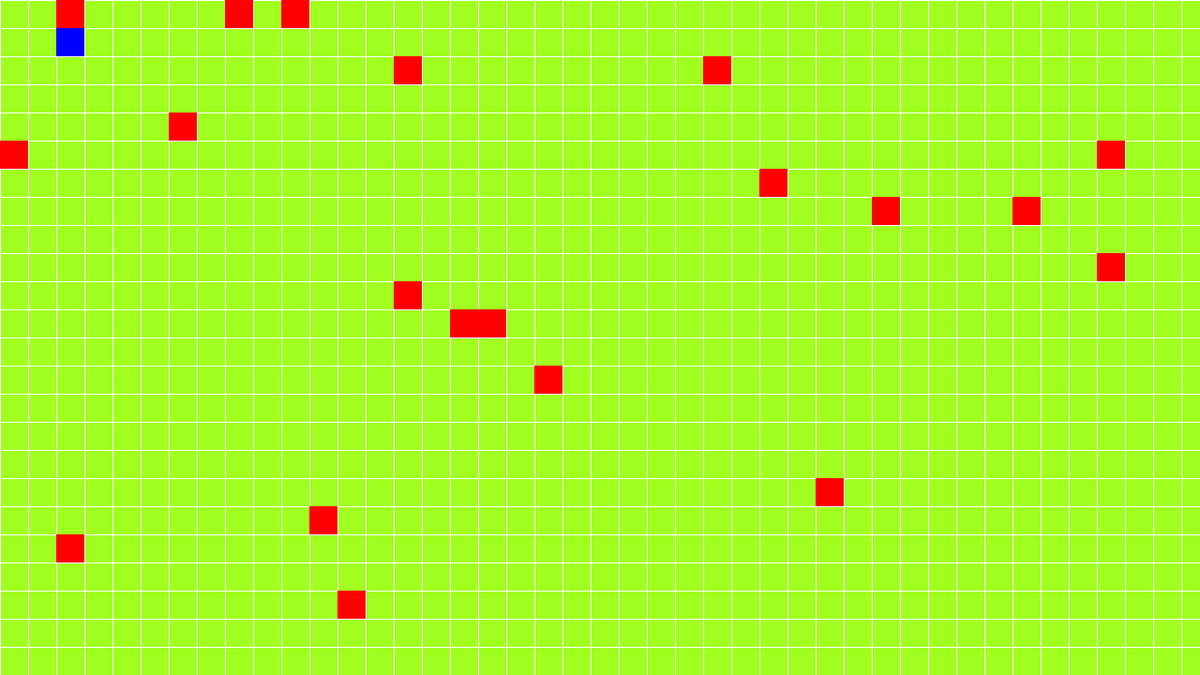
Frame 1 (no input)
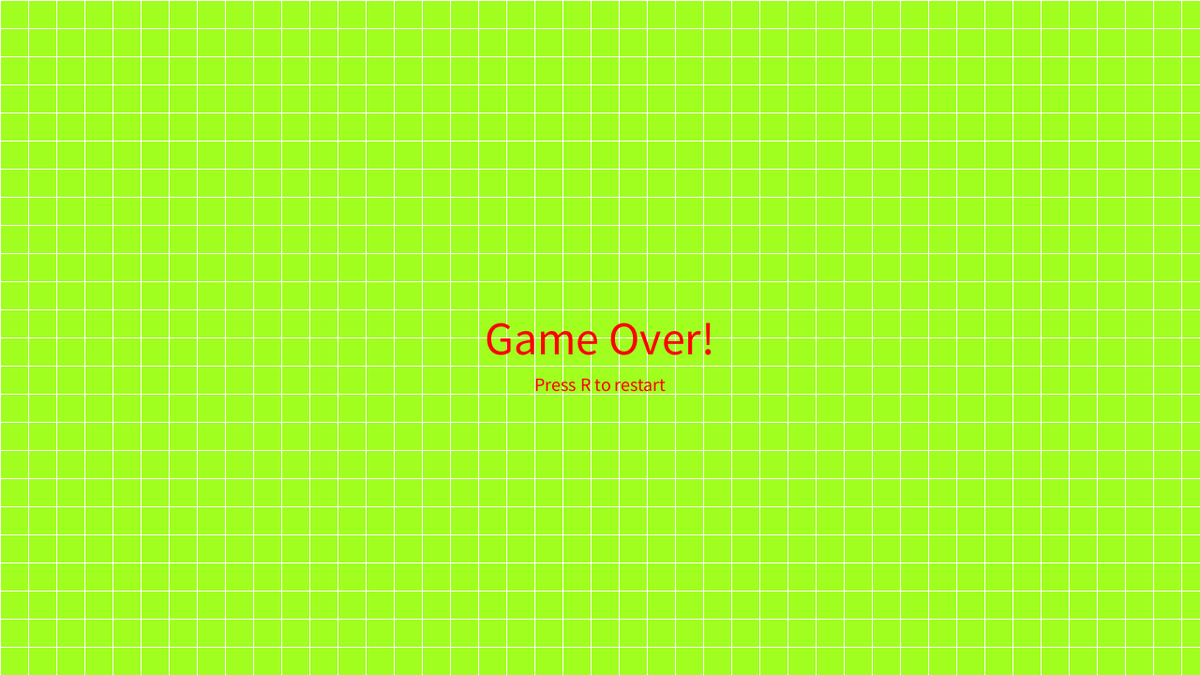
Frame 60 (the mouse pressed at the canvas centre just before this capture)
Frame 120 (the mouse held since frame 60 and released just before this capture): identical to frame 60, image omitted

The Processing sketch that drew these frames (run headless with seeded random() and noise(); from frame 60 on, the mouse is pressed at the canvas centre):

// Processing sketch: meerApples
// ── meerApples.pde
ArrayList<PVector> snake; // Slang positie
ArrayList<PVector> food5; // Meerdere eten plekken
int gridSize = 30; // Grote van vierkanten
int xDir = 1, yDir = 0; // Snake richting
boolean gameOver = false;
int foodAmount = 20; // Aantal voedselitems

void setup() {
  size(1280, 720);
  frameRate(5); // Game speed

  snake = new ArrayList<PVector>();
  snake.add(new PVector(gridSize, gridSize));

  food5 = new ArrayList<PVector>();
  spawnFood(); // Spawn meerdere eten
}

void draw() {
  background(160, 255, 30);
  drawGrid();

  if (!gameOver) {
    updateSnake();
    checkCollisions();
    drawSnake();
    drawFood();
  } else {
    textAlign(CENTER, CENTER);
    textSize(50);
    fill(255, 0, 0);
    text("Game Over!", width / 2, height / 2);
    textSize(20);
    text("Press R to restart", width / 2, height / 2 + 50);
  }
}

void drawGrid() {
  stroke(255);
  strokeWeight(1);
  for (int i = 0; i < width; i += gridSize) {
    for (int j = 0; j < height; j += gridSize) {
      noFill();
      rect(i, j, gridSize, gridSize);
    }
  }
}

void updateSnake() {
  PVector head = snake.get(0).copy();
  head.x += xDir * gridSize;
  head.y += yDir * gridSize;

  snake.add(0, head);

  // Check of slang een voedsel eet
  boolean ateFood = false;
  for (int i = food5.size() - 1; i >= 0; i--) {
    if (head.equals(food5.get(i))) {
      food5.remove(i); // Verwijder gegeten eten
      spawnFood(); // Nieuw voedsel spawnen
      ateFood = true;
      break;
    }
  }

  if (!ateFood) {
    snake.remove(snake.size() - 1); // Staart verwijderen als geen eten
  }
}

void checkCollisions() {
  PVector head = snake.get(0);

  // Botsing met muren
  if (head.x < 0 || head.y < 0 || head.x >= width || head.y >= height) {
    gameOver = true;
  }

  // Botsing met zichzelf
  for (int i = 1; i < snake.size(); i++) {
    if (head.equals(snake.get(i))) {
      gameOver = true;
    }
  }
}

void drawSnake() {
  fill(0, 0, 255);
  noStroke();
  for (PVector part : snake) {
    rect(part.x, part.y, gridSize, gridSize);
  }
}

void drawFood() {
  fill(255, 0, 0);
  noStroke();
  for (PVector food : food5) {
    rect(food.x, food.y, gridSize, gridSize);
  }
}

void spawnFood() {
  while (food5.size() < foodAmount) {
    int cols = width / gridSize;
    int rows = height / gridSize;
    PVector newFood = new PVector(floor(random(cols)) * gridSize, floor(random(rows)) * gridSize);

    // Voorkom dat voedsel op de slang spawnt
    boolean onSnake = false;
    for (PVector part : snake) {
      if (part.equals(newFood)) {
        onSnake = true;
        break;
      }
    }

    if (!onSnake) {
      food5.add(newFood);
    }
  }
}          //als dit stuk niet bestaat, crashed de code

void keyPressed() {
  if (key == 'w' && yDir == 0 || keyCode == UP && yDir == 0) {
    xDir = 0;
    yDir = -1;
  } else if (key == 's' && yDir == 0 || keyCode == DOWN && yDir == 0) {
    xDir = 0;
    yDir = 1;
  } else if (key == 'a' && xDir == 0 || keyCode == LEFT && xDir == 0) {
    xDir = -1;
    yDir = 0;
  } else if (key == 'd' && xDir == 0 || keyCode == RIGHT && xDir == 0) {
    xDir = 1;
    yDir = 0;
  }

  if (key == 'r' || key == 'R') {
    restartGame();
  }
}

void restartGame() {
  snake.clear();
  snake.add(new PVector(gridSize, gridSize));
  food5.clear();
  spawnFood();
  xDir = 1;
  yDir = 0;
  gameOver = false;
}
